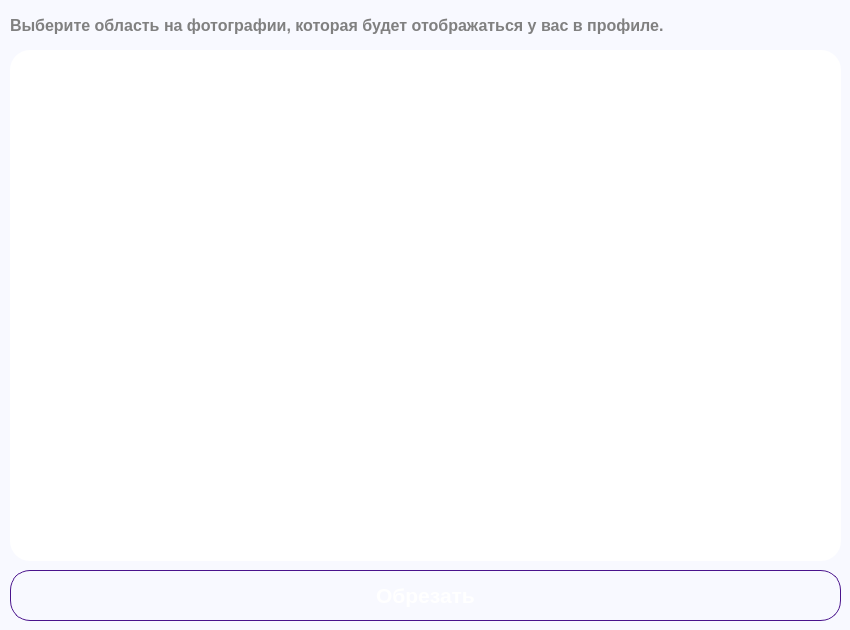
<?xml version="1.0" encoding="UTF-8"?>
<ui version="4.0">
 <class>ChangePhotoWindow</class>
 <widget class="QDialog" name="ChangePhotoWindow">
  <property name="geometry">
   <rect>
    <x>0</x>
    <y>0</y>
    <width>850</width>
    <height>630</height>
   </rect>
  </property>
  <property name="minimumSize">
   <size>
    <width>850</width>
    <height>630</height>
   </size>
  </property>
  <property name="maximumSize">
   <size>
    <width>850</width>
    <height>630</height>
   </size>
  </property>
  <property name="windowTitle">
   <string>Добавление фотографии</string>
  </property>
  <property name="windowIcon">
   <iconset resource="IMG.qrc">
    <normaloff>:/IMG/IMG/logoSN.png</normaloff>:/IMG/IMG/logoSN.png</iconset>
  </property>
  <property name="styleSheet">
   <string notr="true">background-color: rgb(248, 249, 255);</string>
  </property>
  <widget class="QPushButton" name="applyButton">
   <property name="geometry">
    <rect>
     <x>10</x>
     <y>570</y>
     <width>831</width>
     <height>51</height>
    </rect>
   </property>
   <property name="font">
    <font>
     <family>Arial</family>
     <pointsize>16</pointsize>
     <bold>true</bold>
    </font>
   </property>
   <property name="cursor">
    <cursorShape>PointingHandCursor</cursorShape>
   </property>
   <property name="styleSheet">
    <string notr="true">QPushButton 
{
    background: qlineargradient(
        x1:0, y1:0, x2:0, y2:1,
        stop:0 #6a3093, 
        stop:1 #a044ff 
    );
    color: white;     
    border-radius: 20px;
    padding: 8px 16px;  
    font-weight: bold;   
    border: 1px solid #4a148c; 
}

QPushButton:hover
 {
    background: qlineargradient(
        x1:0, y1:0, x2:0, y2:1,
        stop:0 #7b1fa2,
        stop:1 #aa00ff
    );
    border: 2px solid #7b1fa2;
}

QPushButton:pressed 
{
    background: qlineargradient(
        x1:0, y1:0, x2:0, y2:1,
        stop:0 #4a148c,
        stop:1 #7b1fa2
    );
}</string>
   </property>
   <property name="text">
    <string>Обрезать</string>
   </property>
  </widget>
  <widget class="QLabel" name="label">
   <property name="geometry">
    <rect>
     <x>10</x>
     <y>10</y>
     <width>831</width>
     <height>31</height>
    </rect>
   </property>
   <property name="font">
    <font>
     <family>Arial</family>
     <pointsize>12</pointsize>
     <bold>true</bold>
    </font>
   </property>
   <property name="styleSheet">
    <string notr="true">color: grey;</string>
   </property>
   <property name="text">
    <string>Выберите область на фотографии, которая будет отображаться у вас в профиле.</string>
   </property>
  </widget>
  <widget class="QGraphicsView" name="editPhotoGraphicsView">
   <property name="geometry">
    <rect>
     <x>10</x>
     <y>50</y>
     <width>831</width>
     <height>511</height>
    </rect>
   </property>
   <property name="styleSheet">
    <string notr="true">QGraphicsView
{
	background-color: white;
	border: none;
	border-radius: 20px;
}

QScrollBar 
{
    background: rgb(255, 255, 255);
    border: none;
    margin: 0;
    padding: 0;
    width: 10px;
}

QScrollBar::handle 
{
    background: rgb(212, 212, 212);
    width: 5px;
    border-radius: 5px;
}

QScrollBar::handle:hover 
{
    background: rgb(0, 170, 255);
}

QScrollBar::up-arrow:vertical, QScrollBar::down-arrow:vertical 
{
    width: 0px;
    height: 0px;
}</string>
   </property>
  </widget>
 </widget>
 <resources>
  <include location="IMG.qrc"/>
 </resources>
 <connections/>
</ui>
